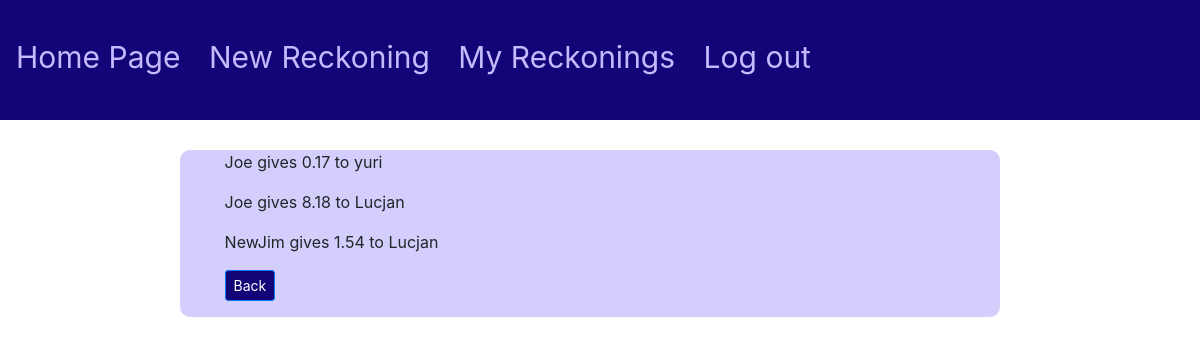
/Jim/transactions (signed in), run on the app's committed database.
### main/models.py (models this page shows)
class Person(models.Model):
    sheet = models.ForeignKey(Sheet, on_delete=models.CASCADE)
    name = models.CharField(max_length=20)
    balance = models.FloatField(default=0)
    def __str__(self):
        return self.name

### main/views.py (the view)
# urls.py: path('<str:name>/transactions', views.transactions, name="transactions")
def transactions(response, name):
    view = Sheet.objects.get(user=response.user, name=name)
    debtors = [person for person in Person.objects.filter(sheet=view) if person.balance > 0]
    collectors = [person for person in Person.objects.filter(sheet=view) if person.balance < 0]
    debtors.sort(reverse=True, key=PersonCmp)
    collectors.sort(reverse=True, key=PersonCmp)
    print(debtors)
    print(collectors)
    actions = []
    while len(debtors) and len(collectors):
        if debtors[0].balance < collectors[0].balance * -1:
            actions.append(transaction(debtors[0].name,str(round(debtors[0].balance,2)),collectors[0].name))
            collectors[0].balance += debtors[0].balance
            debtors.pop(0)
        elif debtors[0].balance == collectors[0].balance * -1:
            actions.append(transaction(debtors[0].name,str(round(debtors[0].balance,2)),collectors[0].name))
            collectors.pop(0)
            debtors.pop(0)
        else:
            actions.append(transaction(debtors[0].name,str(round(collectors[0].balance * -1,2)),collectors[0].name))
            debtors[0].balance += collectors[0].balance
            collectors.pop(0)
    print(actions)
    return render(response, 'main/transactions.html', {"actions": actions, "sheet": view})

### main/views.py (called while the page is built)
def PersonCmp(p1):
    return p1.balance

### main/templates/main/transactions.html
{% extends 'main/base.html' %}
{% block content %}
    <div>
        {% for action in actions %}
            <p>{{action.debtor}} gives {{action.value}} to {{action.collector}}</p>
        {% endfor %}
    </div>
    <p>
        <form action="/reckon/{{sheet.name}}">
            <button type="submit" name="go_back" class="btn btn-primary btn-sm">Back</button>
        </form>
    </p>
{% endblock %}

### main/templates/main/base.html (style rules this page uses)
.btn-primary { background-color: #130477 !important; }

### data on the page
Person: debtor "Joe" "Joe"
Person: collector "yuri"
Person: collector "Lucjan" "Lucjan"
Person: debtor "NewJim"

### other printed values
{{ action.value }} "0.17" "8.18" "1.54"
